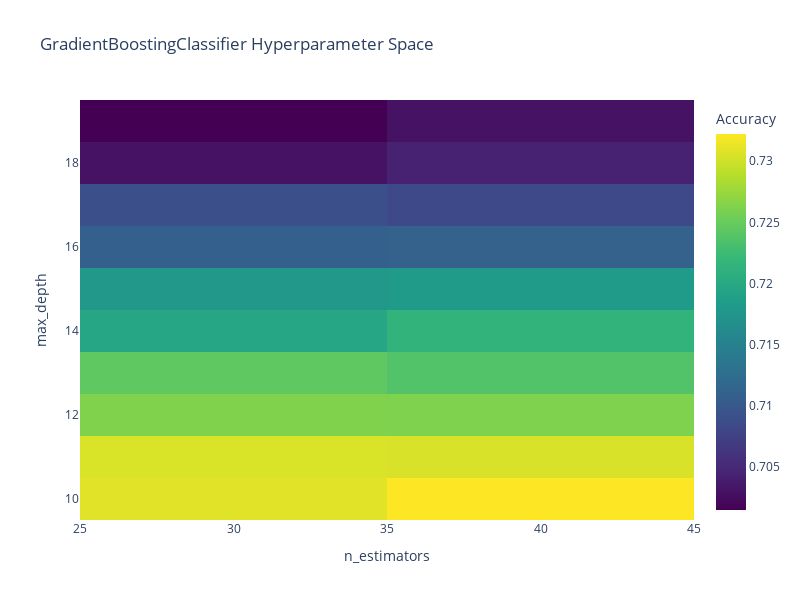

The code cell stored with this chart in its notebook:
### Markdown cell above
### Demo for hyperparameter space heatmap

### Code cell
import numpy as np
import plotly.graph_objs as go
from plotly.subplots import make_subplots
from sklearn.ensemble import GradientBoostingClassifier
from sklearn.model_selection import train_test_split
from sklearn.metrics import accuracy_score

X_train, X_test, y_train, y_test = train_test_split(X, y, test_size=0.3, random_state=42)

max_depths = np.arange(10, 20)
n_estimators = np.arange(30, 50, 10)

# Prepare a grid for storing accuracy scores
accuracy_scores = np.zeros((len(max_depths), len(n_estimators)))

# Evaluate GradientBoostingClassifier with different hyperparameters
for i, max_depth in enumerate(max_depths):
    for j, n_estimator in enumerate(n_estimators):
        model = GradientBoostingClassifier(max_depth=max_depth, n_estimators=n_estimator, random_state=42)
        model.fit(X_train, y_train)
        y_pred = model.predict(X_test)
        accuracy = accuracy_score(y_test, y_pred)
        accuracy_scores[i, j] = accuracy

# Create Plotly heatmap
heatmap = go.Heatmap(
    x=n_estimators,
    y=max_depths,
    z=accuracy_scores,
    colorbar=dict(title="Accuracy"),
    colorscale="Viridis",
)

layout = go.Layout(
    title="GradientBoostingClassifier Hyperparameter Space",
    xaxis=dict(title="n_estimators"),
    yaxis=dict(title="max_depth"),
    autosize=False,
    width=800,
    height=600,
)

fig = go.Figure(data=[heatmap], layout=layout)
fig.show()

### Figure 1 — Plotly figure (JSON) as saved in the notebook; plotly's stock layout.template omitted (floating-point values rounded to 4 significant figures)
{"data": [{"colorbar": {"title": {"text": "Accuracy"}}, "colorscale": [[0, "#440154"], [0.1111, "#482878"], [0.2222, "#3e4989"], [0.3333, "#31688e"], [0.4444, "#26828e"], [0.5556, "#1f9e89"], [0.6667, "#35b779"], [0.7778, "#6ece58"], [0.8889, "#b5de2b"], [1, "#fde725"]], "type": "heatmap", "x": [30, 40], "y": [10, 11, 12, 13, 14, 15, 16, 17, 18, 19], "z": [[0.7309, 0.7322], [0.7305, 0.7305], [0.7263, 0.7262], [0.7245, 0.7237], [0.7197, 0.7214], [0.7178, 0.7182], [0.7109, 0.7111], [0.709, 0.7083], [0.703, 0.7043], [0.7015, 0.703]]}], "layout": {"autosize": false, "height": 600, "title": {"text": "GradientBoostingClassifier Hyperparameter Space"}, "width": 800, "xaxis": {"title": {"text": "n_estimators"}}, "yaxis": {"title": {"text": "max_depth"}}}}
